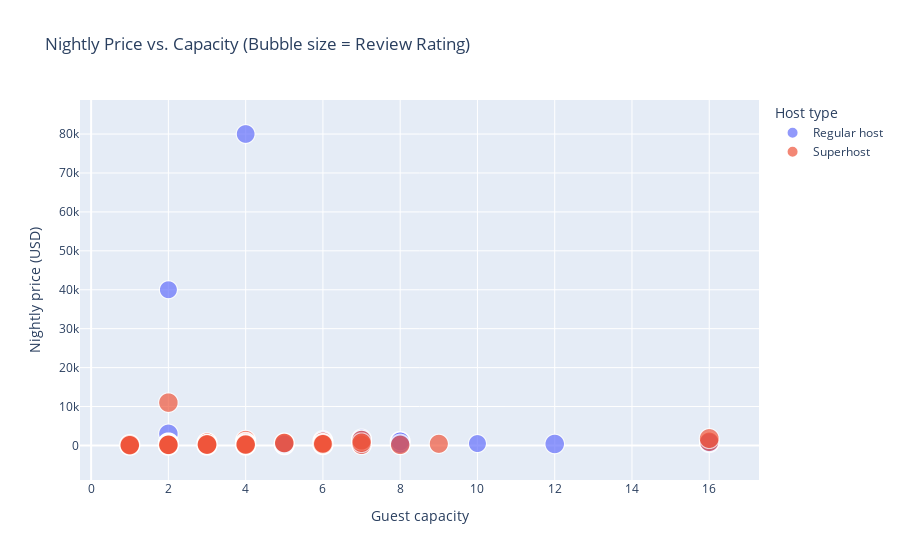

Write notebook code for a chart like this one.
### Markdown cell above
#### Price versus quality signals
Cross-checking price against accommodates and ratings highlights potential undervalued listings.

### Code cell
# Explore pricing relative to capacity and reputation to spot hidden-gem candidates
scatter_source = listings.dropna(subset=['target_price', 'accommodates', 'review_scores_rating'])
sample_count = min(len(scatter_source), 2000)
scatter_sample = scatter_source.sample(sample_count, random_state=42) if sample_count else scatter_source
host_type_labels = scatter_sample['host_is_superhost'].map({1: 'Superhost', 0: 'Regular host'})
price_scatter = px.scatter(
    scatter_sample,
    x='accommodates',
    y='target_price',
    color=host_type_labels,
    size='review_scores_rating',
    hover_data={'listing_id': True, 'review_scores_rating': True, 'amenities_count': True},
    title='Nightly Price vs. Capacity (Bubble size = Review Rating)',
)
price_scatter.update_layout(xaxis_title='Guest capacity', yaxis_title='Nightly price (USD)', legend_title='Host type')
price_scatter

### Figure 1 — Plotly figure (JSON) as saved in the notebook; plotly's stock layout.template omitted (floating-point values rounded to 4 significant figures; data arrays with more than 128 entries replaced by an {"elided": "..."} marker saying what was removed)
{"data": [{"customdata": {"elided": "1433x3 float values"}, "hovertemplate": "color=Regular host<br>accommodates=%{x}<br>target_price=%{y}<br>review_scores_rating=%{customdata[1]}<br>listing_id=%{customdata[0]}<br>amenities_count=%{customdata[2]}<extra></extra>", "legendgroup": "Regular host", "marker": {"color": "#636efa", "size": {"elided": "1433 float values"}, "sizemode": "area", "sizeref": 0.0125, "symbol": "circle"}, "mode": "markers", "name": "Regular host", "showlegend": true, "type": "scattergl", "x": {"elided": "1433 int values"}, "xaxis": "x", "y": {"elided": "1433 float values"}, "yaxis": "y"}, {"customdata": {"elided": "567x3 float values"}, "hovertemplate": "color=Superhost<br>accommodates=%{x}<br>target_price=%{y}<br>review_scores_rating=%{customdata[1]}<br>listing_id=%{customdata[0]}<br>amenities_count=%{customdata[2]}<extra></extra>", "legendgroup": "Superhost", "marker": {"color": "#EF553B", "size": {"elided": "567 float values"}, "sizemode": "area", "sizeref": 0.0125, "symbol": "circle"}, "mode": "markers", "name": "Superhost", "showlegend": true, "type": "scattergl", "x": {"elided": "567 int values"}, "xaxis": "x", "y": {"elided": "567 float values"}, "yaxis": "y"}], "layout": {"legend": {"itemsizing": "constant", "title": {"text": "Host type"}, "tracegroupgap": 0}, "title": {"text": "Nightly Price vs. Capacity (Bubble size = Review Rating)"}, "xaxis": {"anchor": "y", "domain": [0, 1], "title": {"text": "Guest capacity"}}, "yaxis": {"anchor": "x", "domain": [0, 1], "title": {"text": "Nightly price (USD)"}}}}
